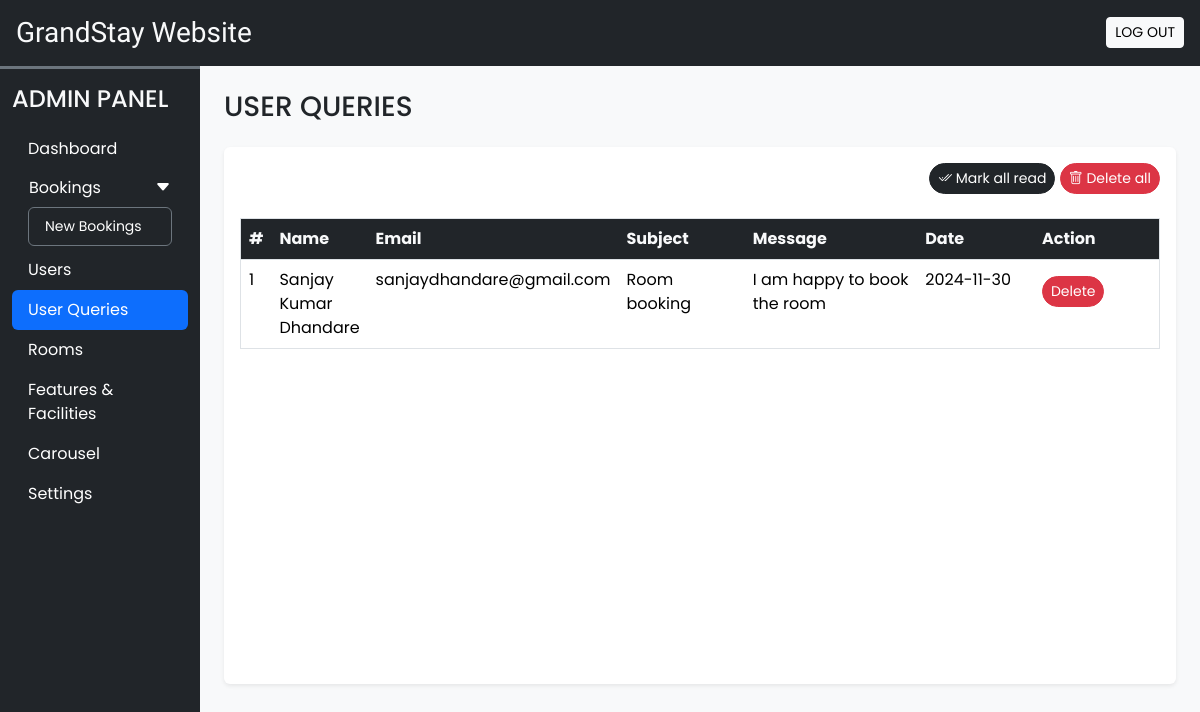
/admin/user_queries.php (signed in), run on the app's committed database.
### tables this page shows
CREATE TABLE `user_queries` (
  `sr_no` int(11) NOT NULL,
  `name` varchar(50) NOT NULL,
  `email` varchar(150) NOT NULL,
  `subject` varchar(200) NOT NULL,
  `message` varchar(500) NOT NULL,
  `date` date NOT NULL DEFAULT current_timestamp(),
  `seen` tinyint(4) NOT NULL DEFAULT 0
);

### admin/user_queries.php (the view, shortened to what this page needs)
<!DOCTYPE html>
<html lang="en">
<head>
    <?php require('inc/links.php'); ?>
</head>
<body class="bg-light">
<?php require('inc/header.php'); ?>
 <div class="container-fluid" id="main-content" >
   <div class="row">
      <div class="col-lg-10 ms-auto p-4 over-hidden">
            <h3 class="mb-4 " >USER QUERIES</h3>
            <div class="card border-0 shadow-sm mb-4">
              <div class="card-body">
              <div class="text-end mb-4">
                <a href="?seen=all" class="btn btn-dark rounded-pill shadow-none btn-sm" >
                <i class="bi bi-check2-all"></i>  Mark all read</a>
                <a href="?del=all" class="btn btn-danger rounded-pill shadow-none btn-sm" >
                <i class="bi bi-trash"></i>  Delete all</a>
              </div>
                  <div class="table-responsive-md" style="height: 450px; overflow-y: scroll;">
                      <table class="table table-hover border">
                        <thead class="sticky-top">
                          <tr>
                            <th class="bg-dark text-light" scope="col">#</th>
                            <th class="bg-dark text-light" width="10%" scope="col">Name</th>
                            <th class="bg-dark text-light  scope="col">Email</th>
                            <th class="bg-dark text-light" width="20%" scope="col">Subject</th>
                            <th class="bg-dark text-light" width="30%" scope="col">Message</th>
                            <th class="bg-dark text-light" width="20%" scope="col">Date</th>
                            <th class="bg-dark text-light" width="25%" scope="col">Action</th>
                          </tr>
                        </thead>
                        <tbody>
                          <?php
                            $q = "SELECT * FROM `user_queries` ORDER BY `sr_no` DESC";
                            $data = mysqli_query($con,$q);
                            $i=1;
                            while($row = mysqli_fetch_assoc($data))
                            {
                              $seen='';
                              $seen.="<a href='?del=$row[sr_no]' class='btn btn-sm rounded-pill btn-danger mt-2'>Delete</a>";
                              echo<<<query
                              <tr>
                                <td>$i</td>
                                <td>$row[name]</td>
                                <td>$row[email]</td>
                                <td>$row[subject]</td>
                                <td>$row[message]</td>
                                <td>$row[date]</td>
                                <td>$seen</td>
                              </tr>
                              query;
                              $i++;
                            }
                          ?>
                        </tbody>
                      </table>
                  </div>
              </div>
            </div>
      </div>
    </div>
</div>
</body>
</html>

### admin/css/common.css (style rules this page uses)
:root { --teal: #2ec1ac; --teal_hover: #279e8c; }
* { font-family: "Poppins", sans-serif; }

### data on the page
user_queries: name "Sanjay Kumar Dhandare", email "sanjaydhandare@gmail.com", subject "Room booking", message "I am happy to book the room", date "2024-11-30"
